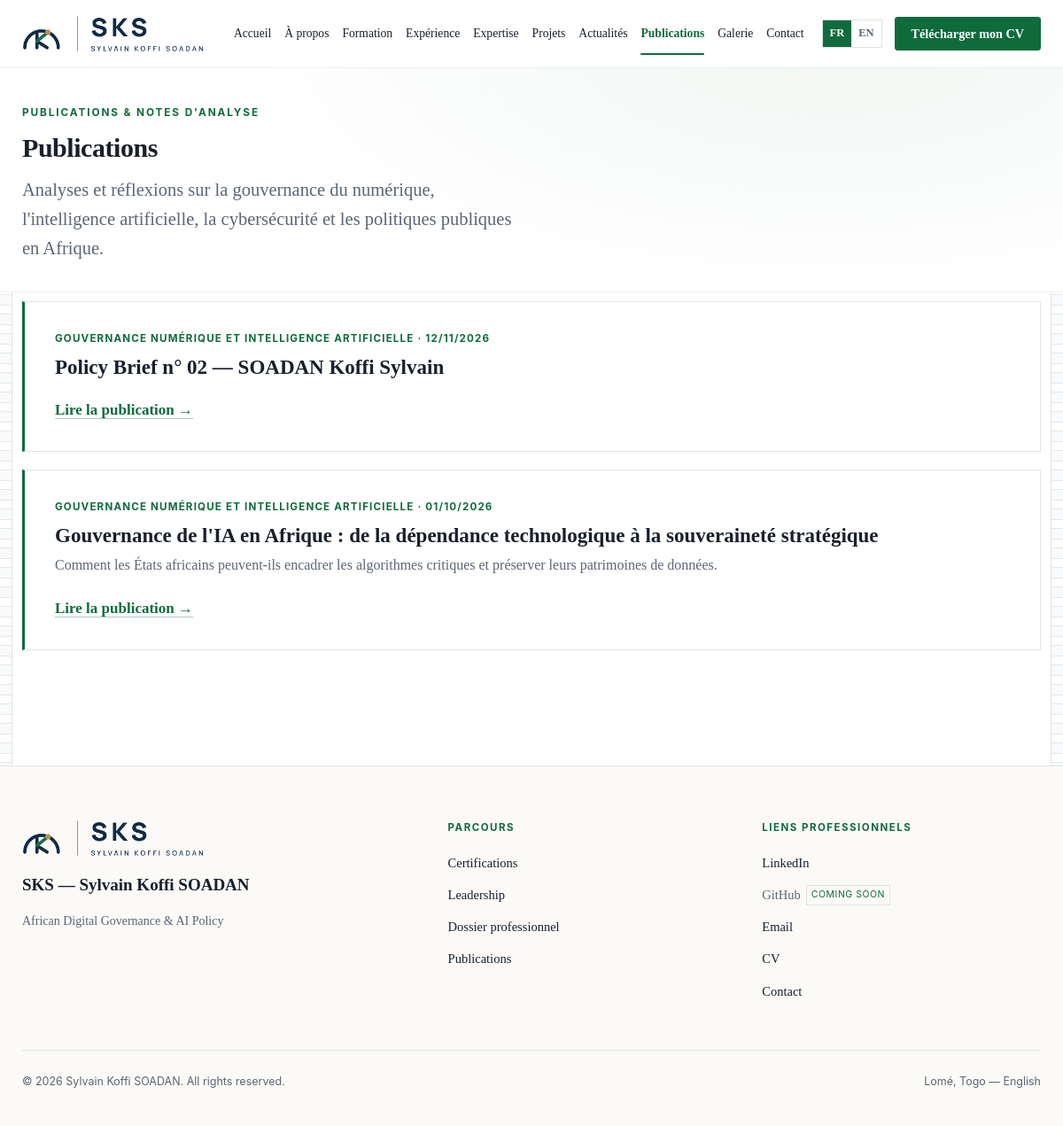
The app's page /articles.php with its own data.
### tables this page shows
CREATE TABLE IF NOT EXISTS `articles` (
    `id`               BIGINT UNSIGNED NOT NULL AUTO_INCREMENT,
    `slug`             VARCHAR(160)    NOT NULL,
    `lang`             ENUM('fr','en') NOT NULL DEFAULT 'fr',
    `title`            VARCHAR(255)    NOT NULL,
    `excerpt`          VARCHAR(500)    NOT NULL DEFAULT '',
    `content_html`     MEDIUMTEXT      NOT NULL,
    `cover_image`      VARCHAR(255)    DEFAULT NULL,
    `category_id`      INT UNSIGNED    DEFAULT NULL,
    `status`           ENUM('draft','published') NOT NULL DEFAULT 'draft',
    `published_at`     DATETIME        DEFAULT NULL,
    `source_page`      VARCHAR(160)    DEFAULT NULL
        COMMENT 'Chemin de la page statique d’origine si la publication a été importée.',
    `seo_title`        VARCHAR(160)    DEFAULT NULL,
    `seo_description`  VARCHAR(320)    DEFAULT NULL,
    `views`            INT UNSIGNED    NOT NULL DEFAULT 0,
    `created_at`       TIMESTAMP       NOT NULL DEFAULT CURRENT_TIMESTAMP,
    `updated_at`       TIMESTAMP       NOT NULL DEFAULT CURRENT_TIMESTAMP ON UPDATE CURRENT_TIMESTAMP,
    PRIMARY KEY (`id`),
    UNIQUE KEY `uq_article_slug` (`slug`),
    KEY `idx_articles_status`  (`status`, `published_at`),
    KEY `idx_articles_category`(`category_id`),
    CONSTRAINT `fk_articles_category` FOREIGN KEY (`category_id`)
        REFERENCES `categories` (`id`) ON DELETE SET NULL ON UPDATE CASCADE
);

CREATE TABLE IF NOT EXISTS `categories` (
    `id`         INT UNSIGNED NOT NULL AUTO_INCREMENT,
    `slug`       VARCHAR(80)  NOT NULL,
    `name_fr`    VARCHAR(120) NOT NULL,
    `name_en`    VARCHAR(120) NOT NULL,
    `sort_order` SMALLINT     NOT NULL DEFAULT 0,
    PRIMARY KEY (`id`),
    UNIQUE KEY `uq_cat_slug` (`slug`)
);

### includes/functions.php (called while the page is built, shortened)
<?php
function e($value): string
{
    return htmlspecialchars((string) $value, ENT_QUOTES | ENT_SUBSTITUTE, 'UTF-8');
}

### includes/database.php (called while the page is built, shortened)
<?php
function db(): PDO
{
    $options = [
        PDO::ATTR_ERRMODE            => PDO::ERRMODE_EXCEPTION,
        PDO::ATTR_DEFAULT_FETCH_MODE => PDO::FETCH_ASSOC,
        PDO::ATTR_EMULATE_PREPARES   => false,
        PDO::ATTR_STRINGIFY_FETCHES  => false,
    ];
    $host    = (string) env('DB_HOST', 'localhost');
    $port    = (string) env('DB_PORT', '3306');
    $name    = (string) env('DB_NAME', '');
    $user    = (string) env('DB_USER', '');
    $pass    = (string) env('DB_PASSWORD', '');
    $charset = (string) env('DB_CHARSET', 'utf8mb4');
    $mysqlConfigured = ($name !== '' && $user !== '');
    if ($mysqlConfigured) {
        $dsn = sprintf('mysql:host=%s;port=%s;dbname=%s;charset=%s', $host, $port, $name, $charset);
        try {
            $pdo = new PDO($dsn, $user, $pass, $options);
            return $pdo;
        } catch (PDOException $e) {
            $GLOBALS['DB_LAST_ERROR'] = 'MySQL (' . $host . ':' . $port . ', base « ' . $name . '») : '
                . $e->getMessage();
            $GLOBALS['DB_LAST_ERROR_ADMIN'] = $GLOBALS['DB_LAST_ERROR']
                . ' — Vérifiez DB_HOST/DB_NAME/DB_USER/DB_PASSWORD dans .env, que MySQL est démarré,'
                . ' que l’utilisateur a les droits sur la base, et que le jeu de caractères est utf8mb4.'
                . ' Chez votre hébergeur : vérifiez que la base n’est pas suspendue (facturation),'
                . ' que l’hôte MySQL distant autorise votre serveur web (liste blanche / "remote MySQL"),'
                . ' et recréez l’utilisateur si nécessaire.';
            log_event('error', 'MySQL unavailable: ' . $e->getMessage());
        }
    }
    throw new RuntimeException('Database connection failed.');
}

### includes/content.php (called while the page is built, shortened)
<?php
require_once __DIR__ . DIRECTORY_SEPARATOR . 'database.php';
function articles_list(bool $onlyPublished = true, int $limit = 100): array
{
    $sql = 'SELECT a.*, c.slug AS category_slug, c.name_fr AS category_fr, c.name_en AS category_en
            FROM articles a LEFT JOIN categories c ON c.id = a.category_id';
    $params = [];
    if ($onlyPublished) {
        $sql .= ' WHERE a.status = "published"';
    }
    $sql .= ' ORDER BY a.published_at DESC, a.id DESC LIMIT ' . max(1, $limit);
    $stmt = db()->prepare($sql);
    $stmt->execute($params);
    return $stmt->fetchAll();
}

### articles.php (the view, shortened to what this page needs)
<?php
require_once __DIR__ . '/includes/content.php';
$LANG = 'fr';
$PAGE = 'publications';
$BASE = '';
try {
    $articles = articles_list(true, 60);
} catch (Throwable $e) {
    log_event('error', 'Public articles: unavailable');
    $articles = [];
}
require __DIR__ . '/includes/header.php';
?>
<main id="main">
  <section class="hero" style="padding:4rem 0 2rem">
    <div class="container">
      <p class="eyebrow">Publications &amp; notes d'analyse</p>
      <h1 class="hero-title" style="font-size:clamp(2rem,5vw,3rem)">Publications</h1>
      <p class="hero-lead">Analyses et réflexions sur la gouvernance du numérique, l'intelligence artificielle,
        la cybersécurité et les politiques publiques en Afrique.</p>
    </div>
  </section>
  <section class="section" style="padding-top:1rem">
    <div class="container">
      <?php if (empty($articles)): ?>
        <div class="container-narrow">
          <p class="section-lead">Les premières publications arrivent bientôt. En attendant, consultez la
            <a class="link-inline" href="research.php">page recherche</a>.</p>
        </div>
      <?php else: ?>
        <div class="project-list">
          <?php foreach ($articles as $a): ?>
            <?php
            $catLabel = $a['category_fr'] ?? '';
            $href = 'article.php?slug=' . rawurlencode((string) $a['slug']);
            if (!empty($a['source_page'])) {
                $href = $a['source_page'];
            }
            ?>
            <article class="project-row" data-reveal>
              <p class="project-domain">
                <?= e($catLabel !== '' ? $catLabel : 'Analyse') ?>
                <?php if (!empty($a['published_at'])): ?>
                  · <?= e(date('d/m/Y', strtotime((string) $a['published_at']))) ?>
                <?php endif; ?>
              </p>
              <h3><?= e($a['title']) ?></h3>
              <?php if ((string) $a['excerpt'] !== ''): ?>
                <p class="project-desc"><?= e($a['excerpt']) ?></p>
              <?php endif; ?>
              <p class="mt-2 mb-0"><a class="link-inline" href="<?= e($href) ?>">Lire la publication →</a></p>
            </article>
          <?php endforeach; ?>
        </div>
      <?php endif; ?>
    </div>
  </section>
</main>
<?php require __DIR__ . '/includes/footer.php'; ?>

### includes/header.php (shortened to what this page needs)
<?php
require_once __DIR__ . DIRECTORY_SEPARATOR . 'functions.php';
$BASE = $BASE ?? '';
$PAGE = $PAGE ?? 'index';
$LANG = $LANG ?? 'fr';
$BODY_CLASS = $BODY_CLASS ?? '';
$NAV = $LANG === 'en'
  ? [
    'index' => 'Home',
    'about' => 'About',
    'education' => 'Education',
    'experience' => 'Experience',
    'expertise' => 'Expertise',
    'projects' => 'Projects',
    'news' => 'News',
    'publications' => 'Publications',
    'gallery' => 'Gallery',
    'contact' => 'Contact',
  ]
  : [
    'index' => 'Accueil',
    'about' => 'À propos',
    'education' => 'Formation',
    'experience' => 'Expérience',
    'expertise' => 'Expertise',
    'projects' => 'Projets',
    'news' => 'Actualités',
    'publications' => 'Publications',
    'gallery' => 'Galerie',
    'contact' => 'Contact',
  ];
$ariaNav = $LANG === 'en' ? 'Main navigation' : 'Navigation principale';
$ariaLang = $LANG === 'en' ? 'Language' : 'Langue';
$ariaHome = $LANG === 'en'
  ? 'SKS — SOADAN Koffi Sylvain, home'
  : 'SKS — SOADAN Koffi Sylvain, accueil';
$cvLabel = $LANG === 'en' ? 'Download my CV' : 'Télécharger mon CV';
$navBase = ($LANG === 'en')
  ? ($BASE === '../../' ? '../' : '')
  : $BASE;
$scriptRel = '';
if (!empty($_SERVER['SCRIPT_FILENAME'])) {
    $scriptFilename = str_replace('\\', '/', realpath($_SERVER['SCRIPT_FILENAME']) ?: $_SERVER['SCRIPT_FILENAME']);
    $rootNorm = str_replace('\\', '/', realpath(ROOT_PATH) ?: ROOT_PATH);
    if (strpos($scriptFilename, $rootNorm) === 0) {
        $scriptRel = ltrim(substr($scriptFilename, strlen($rootNorm)), '/');
    }
}
$frRelPath = preg_replace('#^en/#i', '', $scriptRel);
$frUrl = $BASE . $frRelPath;
$enUrl = $BASE . 'en/' . $frRelPath;
$cvHref = $BASE . 'cvgenerate.php?lang=' . ($LANG === 'en' ? 'en' : 'fr');
?>
<!doctype html>
<html lang="<?= e($LANG) ?>">
<head>
  <link rel="stylesheet" href="<?= e($BASE) ?>assets/css/global.css">
</head>
<body<?= $BODY_CLASS !== '' ? ' class="' . e($BODY_CLASS) . '"' : '' ?>>
  <header class="site-header">
    <div class="container nav-wrap">
      <a class="brand" href="<?= e($navBase) ?>index.php" aria-label="<?= e($ariaHome) ?>">
        <img class="brand-logo" src="<?= e($BASE) ?>assets/logo/logo-horizontal.png" alt="SKS — Sylvain Koffi SOADAN">
      </a>
      <nav class="site-nav" id="site-nav" aria-label="<?= e($ariaNav) ?>">
        <?php foreach ($NAV as $key => $label): ?>
          <?php $navTarget = ($key === 'publications') ? 'articles' : $key;  ?>
          <a href="<?= e($navBase . $navTarget) ?>.php" <?= $key === $PAGE ? ' aria-current="page"' : '' ?>><?= e($label) ?></a>
        <?php endforeach; ?>
      </nav>
      <div class="nav-tools">
        <div class="lang-switch" role="group" aria-label="<?= e($ariaLang) ?>">
          <a href="<?= e($frUrl) ?>" <?= $LANG === 'fr' ? ' aria-current="true"' : '' ?> hreflang="fr">FR</a>
          <a href="<?= e($enUrl) ?>" <?= $LANG === 'en' ? ' aria-current="true"' : '' ?> hreflang="en">EN</a>
        </div>
        <a class="btn btn-primary" href="<?= e($cvHref) ?>" download data-cv><span
            data-cv-text><?= e($cvLabel) ?></span></a>
      </div>
    </div>
  </header>

### includes/footer.php (shortened to what this page needs)
<?php
require_once __DIR__ . DIRECTORY_SEPARATOR . 'functions.php';
$BASE = $BASE ?? '';
$LANG = $LANG ?? 'fr';
$navBase = ($LANG === 'en')
  ? ($BASE === '../../' ? '../' : '')
  : $BASE;
$scriptRel = '';
if (!empty($_SERVER['SCRIPT_FILENAME'])) {
    $scriptFilename = str_replace('\\', '/', realpath($_SERVER['SCRIPT_FILENAME']) ?: $_SERVER['SCRIPT_FILENAME']);
    $rootNorm = str_replace('\\', '/', realpath(ROOT_PATH) ?: ROOT_PATH);
    if (strpos($scriptFilename, $rootNorm) === 0) {
        $scriptRel = ltrim(substr($scriptFilename, strlen($rootNorm)), '/');
    }
}
$frRelPath = preg_replace('#^en/#i', '', $scriptRel);
if ($LANG === 'en') {
  $fJourney = 'Overview';
  $fLinks = 'Professional links';
  $fCert = 'Certifications';
  $fLead = 'Leadership';
  $fDossier = 'Professional Dossier';
  $fPubs = 'Publications';
  $fEmail = 'Email';
  $fContact = 'Contact';
  $fLangName = 'Français';
  $fLangHref = $BASE . $frRelPath;
  $footerCv = CV_FILE_EN;
  $fPubsHref = $navBase . 'publications/policy-brief-01.php';
} else {
  $fJourney = 'Parcours';
  $fLinks = 'Liens professionnels';
  $fCert = 'Certifications';
  $fLead = 'Leadership';
  $fDossier = 'Dossier professionnel';
  $fPubs = 'Publications';
  $fEmail = 'Email';
  $fContact = 'Contact';
  $fLangName = 'English';
  $fLangHref = $BASE . 'en/' . $frRelPath;
  $fPubsHref = $navBase . 'publications/policy-brief-01.php';
}
?>
<footer class="site-footer">
  <div class="container">
    <div class="footer-grid">
      <div class="footer-brand">
        <img src="<?= e($BASE) ?>assets/logo/logo-horizontal.png" alt="SKS — Sylvain Koffi SOADAN">
        <p class="footer-name">SKS — Sylvain Koffi SOADAN</p>
        <p class="footer-role">African Digital Governance &amp; AI Policy</p>
      </div>
      <div>
        <p class="footer-heading"><?= e($fJourney) ?></p>
        <ul class="footer-links">
          <li><a href="<?= e($navBase) ?>certifications.php"><?= e($fCert) ?></a></li>
          <li><a href="<?= e($navBase) ?>leadership.php"><?= e($fLead) ?></a></li>
          <li><a href="<?= e($navBase) ?>dossier.php"><?= e($fDossier) ?></a></li>
          <li><a href="<?= e($fPubsHref) ?>"><?= e($fPubs) ?></a></li>
        </ul>
      </div>
      <div>
        <p class="footer-heading"><?= e($fLinks) ?></p>
        <ul class="footer-links">
          <li><a href="https://www.linkedin.com/in/koffi-sylvain-soadan-747572356/" target="_blank"
              rel="noopener">LinkedIn</a></li>
          <li><a class="footer-link-disabled" href="#" aria-disabled="true" tabindex="-1">GitHub</a></li>
          <li><a href="mailto:sylvainsoadan3@gmail.com"><?= e($fEmail) ?></a></li>
          <li><a href="<?= e($BASE) ?>cvgenerate.php?lang=<?= $LANG === 'en' ? 'en' : 'fr' ?>" download>CV</a></li>
          <li><a href="<?= e($navBase) ?>contact.php"><?= e($fContact) ?></a></li>
        </ul>
      </div>
    </div>
    <div class="footer-bottom">
      <span>© 2026 Sylvain Koffi SOADAN. All rights reserved.</span>
      <span>Lomé, Togo — <a href="<?= e($fLangHref) ?>"
          hreflang="<?= $LANG === 'en' ? 'fr' : 'en' ?>"><?= e($fLangName) ?></a></span>
    </div>
  </div>
</footer>
</body>
</html>

### records on screen
articles: category.name_fr "GOUVERNANCE NUMÉRIQUE ET INTELLIGENCE ARTIFICIELLE", published_at "12/11/2026", title "Policy Brief n° 02 — SOADAN Koffi Sylvain"
articles: category.name_fr "GOUVERNANCE NUMÉRIQUE ET INTELLIGENCE ARTIFICIELLE", published_at "01/10/2026", title "Gouvernance de l'IA en Afrique : de la dépendance technologique à la souveraineté stratégique", excerpt "Comment les États africains peuvent-ils encadrer les algorithmes critiques et préserver leurs patrimoines de données."

### other values on screen
$label "Accueil"
$label "À propos"
$label "Formation"
$label "Expérience"
$label "Expertise"
$label "Projets"
$label "Actualités"
$label "Publications"
$label "Galerie"
$label "Contact"
$fJourney "PARCOURS"
$fCert "Certifications"
$fLead "Leadership"
$fDossier "Dossier professionnel"
$fPubs "Publications"
